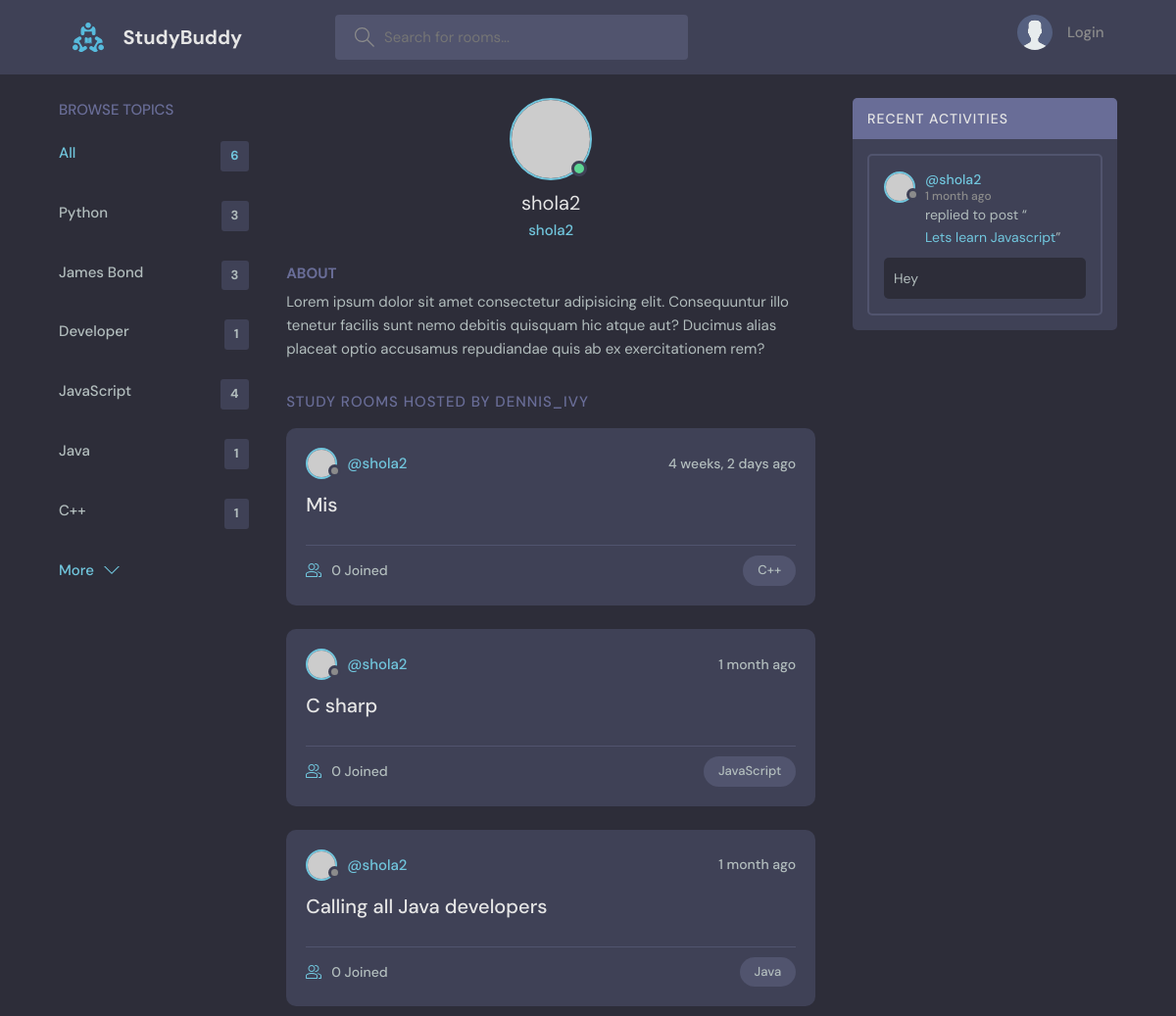
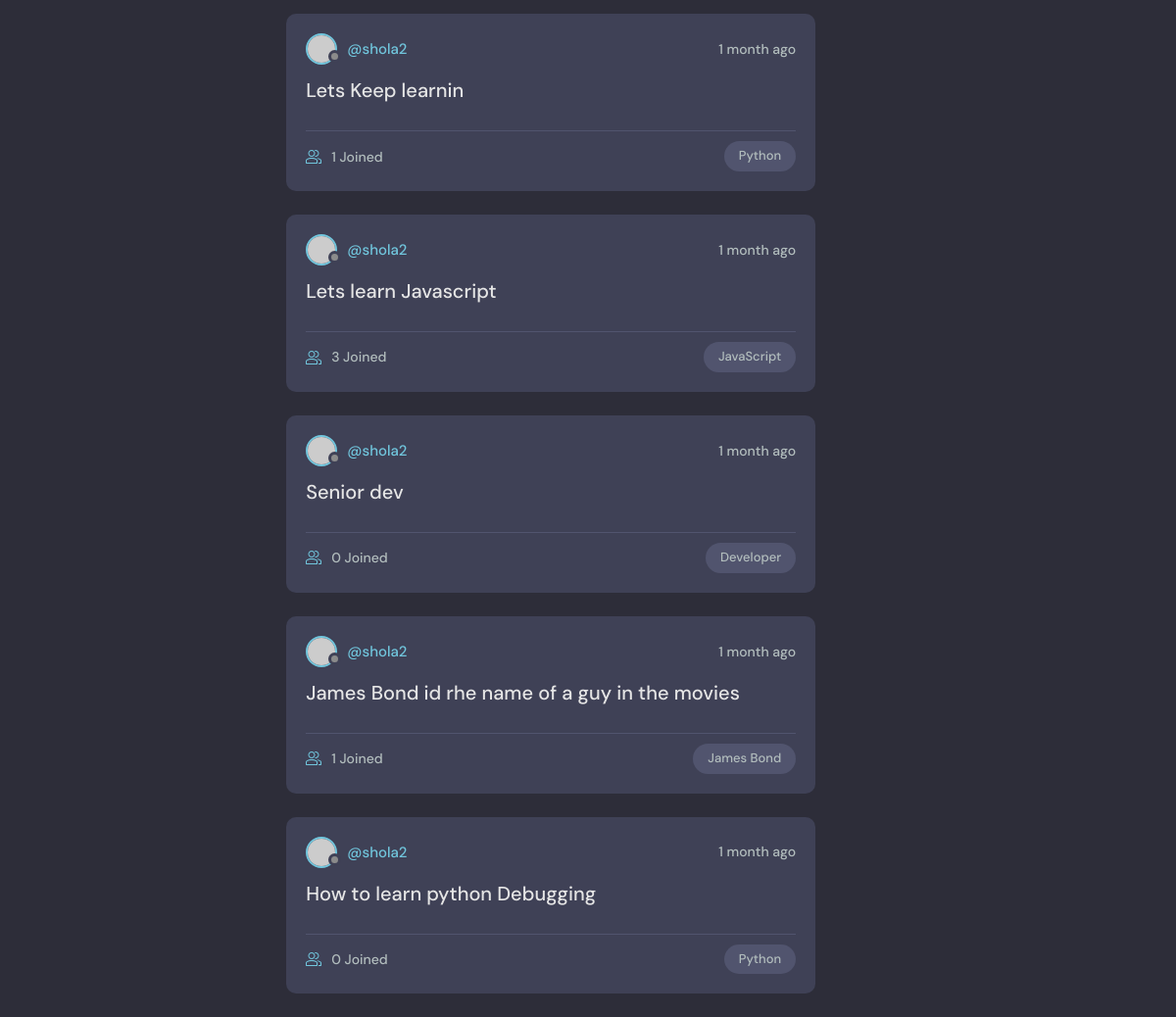
Page /profile/1/ on the committed database (2 pictures, top to bottom).
### base/models.py (models this page shows, shortened)
class Topic(models.Model):
    name = models.CharField(max_length=200)

class Room(models.Model):
    host = models.ForeignKey(User, on_delete=models.SET_NULL, null=True)
    topic = models.ForeignKey(Topic, on_delete=models.SET_NULL, null=True)
    name = models.CharField(max_length=200)
    description = models.TextField(null=True, blank=True)
    participants = models.ManyToManyField(User, related_name='participants', blank=True)
    updated = models.DateTimeField(auto_now=True) # takes a time show of everytime we add or save to the table/ database
    created = models.DateTimeField(auto_now_add=True) # takes a time shot of the first time it was created
    class Meta:
        ordering = ['-updated', '-created']
    def __str__(self):
        return str(self.name)

class Message(models.Model):
    user = models.ForeignKey(User, on_delete= models.CASCADE)
    room = models.ForeignKey(Room, on_delete=models.CASCADE)
    body = models.TextField()
    updated = models.DateTimeField(auto_now=True) # takes a time show of everytime we add or save to the table/ database
    created = models.DateTimeField(auto_now_add=True) # takes a time shot of the first time it was created
    class Meta:
        ordering = ['-updated', '-created']

### base/views.py (the view)
# urls.py: path('profile/<str:pk>/', views.userProfile, name="user-profile"),
def userProfile(request, pk):
    user = User.objects.get(id = pk)
    rooms = user.room_set.all()
    room_messages = user.message_set.all()
    topics = Topic.objects.all()
    context = { 'user' : user, 'rooms': rooms, 'room_messages' : room_messages, 'topics' : topics }
    return render(request, "base/profile.html", context)

### base/templates/base/profile.html (shortened to what this page needs)
{% extends 'main.html' %}
{% block content %}
<main class="profile-page layout layout--3">
  <div class="container">
    {% include 'base/topics_component.html' %}
    <div class="roomList">
      <div class="profile">
        <div class="profile__avatar">
          <div class="avatar avatar--large active">
            <img src="https://randomuser.me/api/portraits/men/11.jpg" />
          </div>
        </div>
        <div class="profile__info">
          <h3>{{ user.username }}</h3>
          <p>{{ user.username }}</p>
        </div>
        <div class="profile__about">
          <h3>About</h3>
          <p>
            Lorem ipsum dolor sit amet consectetur adipisicing elit. Consequuntur illo tenetur
            facilis sunt nemo debitis quisquam hic atque aut? Ducimus alias placeat optio
            accusamus repudiandae quis ab ex exercitationem rem?
          </p>
        </div>
      </div>
      <div class="roomList__header">
        <div>
          <h2>Study Rooms Hosted by dennis_ivy</a>
          </h2>
        </div>
      </div>
      {% include 'base/feed_component.html' %}
    </div>
    {% include 'base/activity_component.html' %}
  </div>
</main>
{% endblock content %}

### templates/main.html (shortened to what this page needs)
<!DOCTYPE html>
{% load static %}
<html lang="en">
<head>
    <link rel="stylesheet" href="{% static 'styles/style.css' %} " />
</head>
<body>
    {% include 'navbar.html' %}
    {% block content %}
    {% endblock content %}
</body>
</html>

### templates/navbar.html (shortened to what this page needs)
{% load static %}
<header class="header header--loggedIn">
    <div class="container">
        <a href="{% url 'home' %}" class="header__logo">
            <img src="{% static 'images/logo.svg' %} " />
            <h1>StudyBuddy</h1>
        </a>
        <form class="header__search" method="GET" action="{% url 'home' %}">
            <label>
                <input name="q" placeholder="Search for rooms..." />
            </label>
        </form>
        <nav class="header__menu">
            {% if request.user.is_authenticated %}
            <div class="header__user">
                <a href="{% url 'update-user' %}">
                    <div class="avatar avatar--medium active">
                        <img src="{% static 'https://randomuser.me/api/portraits/men/37.jpg ' %}" />
                    </div>
                    <p>{{request.user.username}}  <span>@ {{request.user.username}} </span></p>
                </a>
                <button class="dropdown-button">
                    <svg version="1.1" xmlns="http://www.w3.org/2000/svg" width="32" height="32"
                        viewBox="0 0 32 32">
                        <title>chevron-down</title>
                        <path d="M16 21l-13-13h-3l16 16 16-16h-3l-13 13z"></path>
                    </svg>
                </button>
            </div>
            {% else %}
            <a href="{% url 'login' %}">
                <img src=" {% static 'images/avatar.svg' %}" />
                <p>Login</p>
            </a>
            {% endif %}
        </nav>
    </div>
</header>

### base/templates/base/topics_component.html
<div class="topics">
    <div class="topics__header">
      <h2>Browse Topics</h2>
    </div>
    <ul class="topics__list">
      <li>
        <a href="{% url 'home' %}" class="active">All <span>{{topics.count}}</span></a>
      </li>
      {% for topic in topics %}
      <li>
        <a href="{% url 'home' %}?q={{topic.name}}">{{topic.name}} <span>{{ topic.room_set.all.count}}</span></a>
      </li>
      {% endfor %}
    </ul>
    <a class="btn btn--link" href="{% url 'topics' %}">
      More
      <svg version="1.1" xmlns="http://www.w3.org/2000/svg" width="32" height="32" viewBox="0 0 32 32">
        <title>chevron-down</title>
        <path d="M16 21l-13-13h-3l16 16 16-16h-3l-13 13z"></path>
      </svg>
    </a>
  </div>

### base/templates/base/feed_component.html (shortened to what this page needs)
  {% for room in rooms %}
  <div class="roomListRoom">
    <div class="roomListRoom__header">
      <a href="{% url 'user-profile' room.host.id %}" class="roomListRoom__author">
        <div class="avatar avatar--small">
          <img src="https://randomuser.me/api/portraits/women/11.jpg" />
        </div>
        <span>@{{room.host.username}}</span>
      </a>
      <div class="roomListRoom__actions">
        <span>{{ room.created | timesince}} ago</span>
      </div>
    </div>
    <div class="roomListRoom__content">
      <a href="{% url 'room' room.id %}">{{room.name}}</a>
    </div>
    <div class="roomListRoom__meta">
      <a href="{% url 'room' room.id %}" class="roomListRoom__joined">
        {{room.participants.all.count}} Joined
      </a>
      <p class="roomListRoom__topic">{{room.topic.name}}</p>
    </div>
  </div>
{%endfor%}

### base/templates/base/activity_component.html (shortened to what this page needs)
    <div class="activities">
      <div class="activities__header">
        <h2>Recent Activities</h2>
      </div>
      {% for message in room_messages %}
      <div class="activities__box">
        <div class="activities__boxHeader roomListRoom__header">
          <a href="{% url 'user-profile' message.user.id %}" class="roomListRoom__author">
            <div class="avatar avatar--small">
              <img src="https://randomuser.me/api/portraits/women/11.jpg" />
            </div>
            <p>
              @{{ message.user }}
              <span>{{ message.created | timesince}}  ago</span>
            </p>
          </a>
        </div>
        <div class="activities__boxContent">
          <p>replied to post “<a href="{% url 'room' message.room.id %}"> {{ message.room }}</a>”</p>
          <div class="activities__boxRoomContent">
            {{message.body}}
          </div>
        </div>
      </div>
      {% endfor %}
    </div>

### rows in the picture
Topic: name "Python", room_set.all.count "3"
Topic: name "James Bond", room_set.all.count "3"
Topic: name "Developer", room_set.all.count "1"
Topic: name "JavaScript", room_set.all.count "4"
Topic: name "Java", room_set.all.count "1"
Topic: name "C++", room_set.all.count "1"
Room: host.username "shola2", created "4 weeks, 2 days", name "Mis", participants.all.count "0", topic.name "C++"
Room: host.username "shola2", created "1 month", name "C sharp", participants.all.count "0", topic.name "JavaScript"
Room: host.username "shola2", created "1 month", name "Calling all Java developers", participants.all.count "0", topic.name "Java"
Room: host.username "shola2", created "1 month", name "Lets Keep learnin", participants.all.count "1", topic.name "Python"
Room: host.username "shola2", created "1 month", name "Lets learn Javascript", participants.all.count "3", topic.name "JavaScript"
Room: host.username "shola2", created "1 month", name "Senior dev", participants.all.count "0", topic.name "Developer"
Room: host.username "shola2", created "1 month", name "James Bond id rhe name of a guy in the movies", participants.all.count "1", topic.name "James Bond"
Room: host.username "shola2", created "1 month", name "How to learn python Debugging", participants.all.count "0", topic.name "Python"
Message: user "shola2", created "1 month", room "Lets learn Javascript", body "Hey"

### other values in the picture
{{ topics.count }} "6"
{{ user.username }} "shola2"
